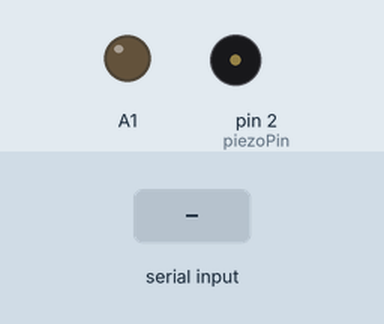
Simulated run of this sketch. Board: Arduino Uno, built with avr-gcc and run on an emulated ATmega328P. Shown: output pins drawn as LEDs (lit = HIGH), buzzer (waves = sounding). Inputs (shaded band) come from the test bench.

Above: at 1.2 s.
1.3 s: "S" received over Serial
At 1.55 s:
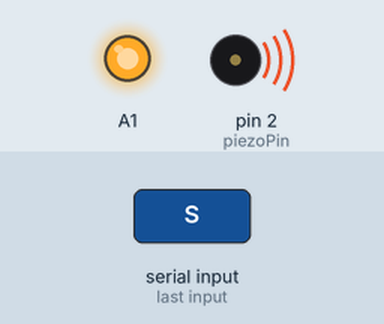
At 2.7 s:
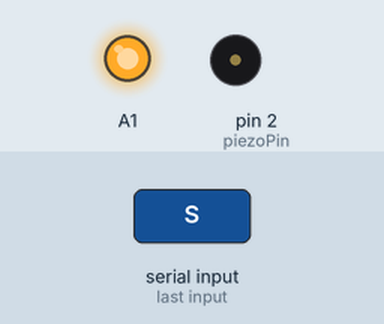
3.3 s: "1" received over Serial
At 3.9 s:
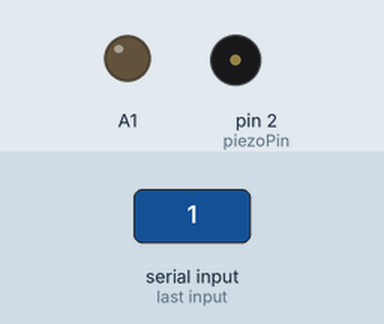
Timing chart, 0 to 6.3 s (numbered marks = the images above; inputs shaded):
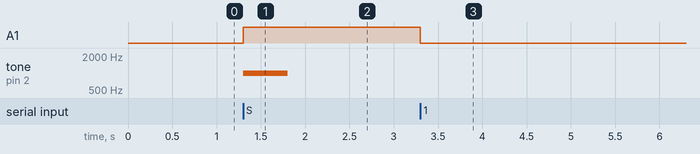

Measured:
- after the input at 1.3 s, A1: LOW → HIGH at once; tone on pin 2 (piezoPin): silent → 1000 Hz at once, → silent 0.50 s later
- after the input at 3.3 s, A1: HIGH → LOW at once

The sketch:

demo2.ino.ino
```cpp
/*
 *  Pins are set to INPUT by default, it is important to
 *  to set them as OUTPUT as such.
*/

int val, xVal;
// int yVal;
int piezoPin = 2;

void setup()
{
  Serial.begin(9600);
  pinMode(A1, OUTPUT);
  //pinMode(A2, OUTPUT);
}

void loop()
{
  if (Serial.available())
  {
    val = Serial.read(); // Incoming value
    // If the value is the event trigger character 'S'
    if (val == 'S')
    {
      xVal = 255;
      // Add more values for more LED's
      // yVal = x;
      tone(piezoPin, 1000, 500); // Play tune
    }
    else
    {
      xVal = 0;
    }
    analogWrite(A1, xVal); // Send this value to the LED !
    //analogWrite(PIN, yVal);
  }
}

/*********************************************************************************************************
  END FILE
*********************************************************************************************************/
```
